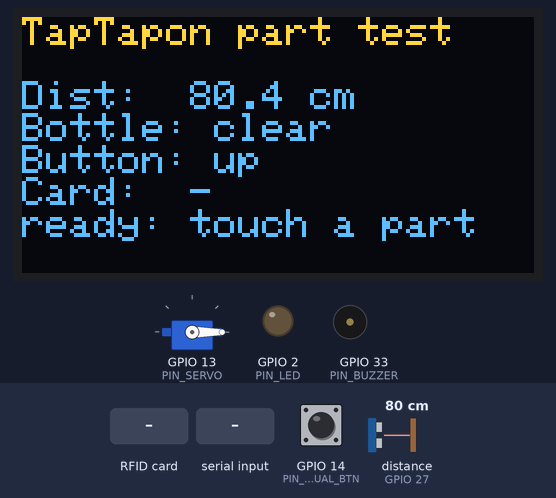
This sketch was run on a simulated ESP32. Shown: 128×64 one-colour display, servo, output pins drawn as LEDs (lit = HIGH), buzzer (waves = sounding). Wiring (inferred from the names in the program): ultrasonic range finder: trigger GPIO 26; echo GPIO 27; IR receiver: data GPIO 32. The test bench sets the inputs (shaded band); at power-on: GPIO 14 (PIN_RESIDUAL_BTN) HIGH, distance to the obstacle (sensor on GPIO 27) 80 cm. The echo pulse lasts 58.3 µs per cm; the OLED is the two-colour kind (top 16 rows yellow); pins used as bus, display or sensor lines are not drawn; what the sketch prints to the serial monitor is not drawn.

Above: at 1.9 s.
2.0 s: GPIO 14 (PIN_RESIDUAL_BTN) pulled LOW for 0.15 s
At 4.2 s:
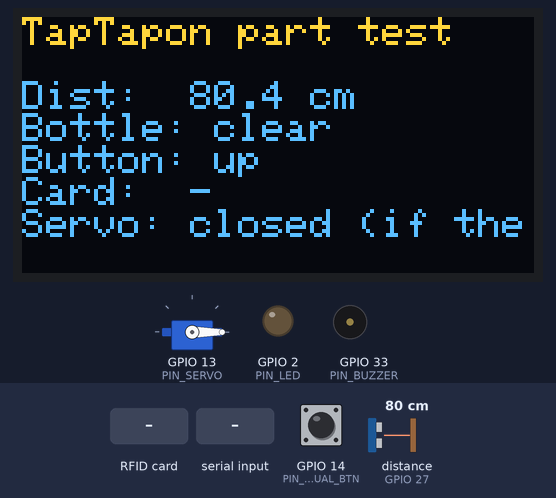
4.6 s: RFID card 5E 7A 19 C4 held to the reader
At 5.9 s:
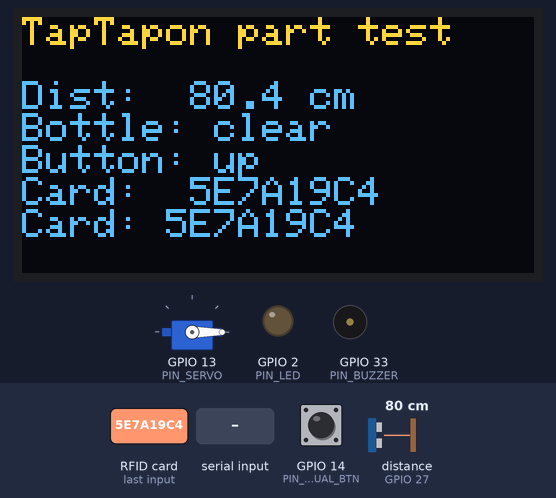
6.7 s: "b" received over Serial
At 8.0 s:
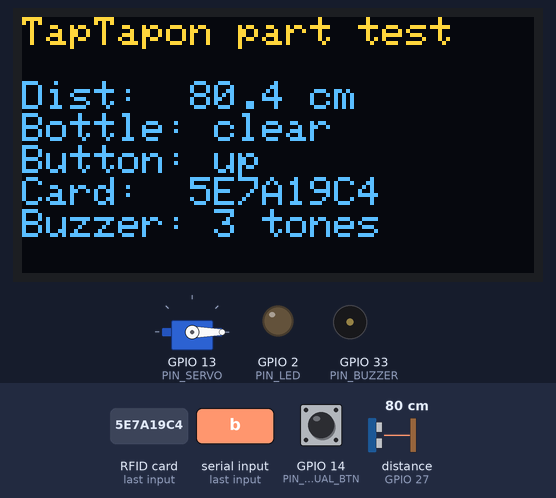
9.0 s: "l" received over Serial
At 11.0 s:
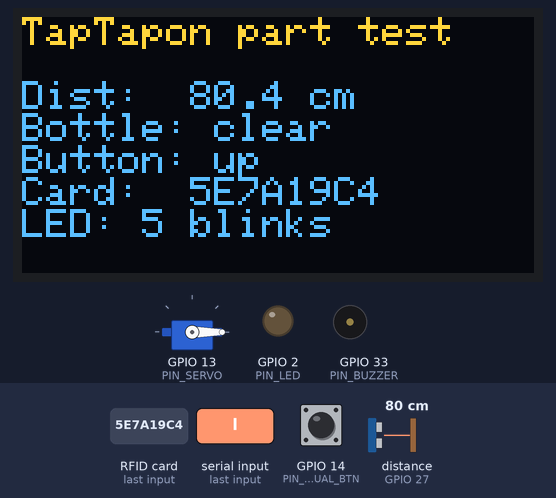
11.2 s: GPIO 14 (PIN_RESIDUAL_BTN) pulled LOW for 1 s
At 13.0 s:
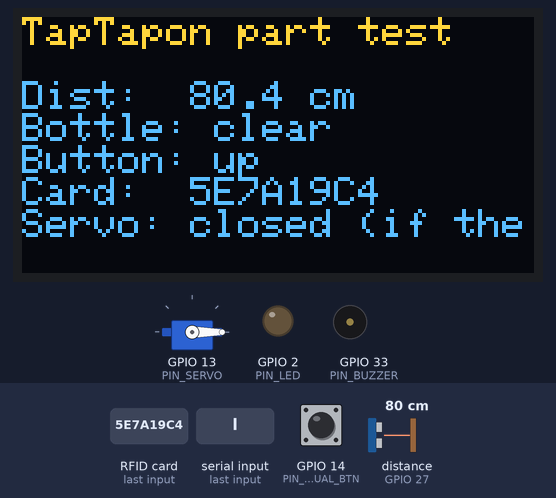
13.7 s: GPIO 14 (PIN_RESIDUAL_BTN) pulled LOW for 0.15 s
At 14.5 s:
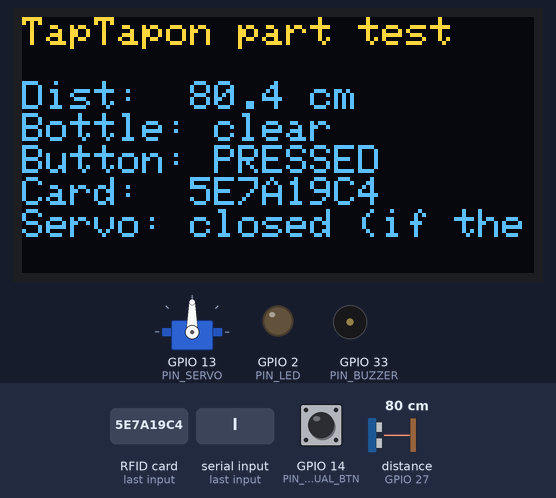
Timing chart, 0 to 16.7 s (numbered marks = the images above; inputs shaded):
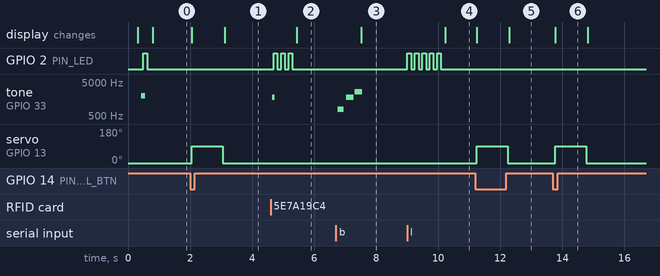

The sketch:

part_test.ino
```cpp
// TapTapon parts tester: checks each part on its own, no Wi-Fi or Firebase needed.
// Same pins as the real bin (CLAUDE.md §2), so the wiring you test here is the wiring you keep.
//
// The OLED is a live readout: distance, bottle sensor, button and the last RFID card.
// Touch the parts and watch the screen:
//   - hand in front of the HC-SR04   -> distance changes
//   - break the beam / press GPIO 32 -> short beep, "Bottle: DETECTED"
//   - press the residual button      -> servo opens 90 degrees for 1 s, then closes
//   - tap an RFID card               -> UID shown, beep + 3 LED blinks
// Serial Monitor (115200) shows the same, plus commands: b = buzzer, l = LED, s = servo.
//
// Libraries (Arduino IDE > Library Manager): ESP32Servo, MFRC522, Adafruit SSD1306 (installs Adafruit GFX too).
#include <SPI.h>
#include <Wire.h>
#include <MFRC522.h>
#include <ESP32Servo.h>
#include <Adafruit_GFX.h>
#include <Adafruit_SSD1306.h>

const int PIN_TRIG = 26, PIN_ECHO = 27;
const int PIN_SERVO = 13;
const int PIN_IR = 32;            // bottle sensor: break-beam, obstacle module, or a test button (LOW = detected)
const int PIN_LED = 2, PIN_BUZZER = 33;
const int PIN_RESIDUAL_BTN = 14;
const int PIN_RC522_SS = 5, PIN_RC522_RST = 15;  // SPI: SCK 18, MOSI 23, MISO 19
const int PIN_OLED_SDA = 21, PIN_OLED_SCL = 22;  // ESP32 default I2C pins

Adafruit_SSD1306 oled(128, 64, &Wire, -1);
MFRC522 rfid(PIN_RC522_SS, PIN_RC522_RST);
Servo flap;

bool haveOled = false, haveRfid = false;
byte rfidVersion = 0;
float distanceCm = -1;
String lastCard = "-", lastEvent = "ready";
int lastIr = HIGH, lastBtn = HIGH;
unsigned long lastMeasureAt = 0, lastDrawAt = 0;

void beep(int ms, int hz) {
  long halfUs = 500000L / hz;
  for (long t = 0; t < ms * 1000L; t += halfUs * 2) {
    digitalWrite(PIN_BUZZER, HIGH); delayMicroseconds(halfUs);
    digitalWrite(PIN_BUZZER, LOW);  delayMicroseconds(halfUs);
  }
}

void blink(int times) {
  for (int i = 0; i < times; i++) { digitalWrite(PIN_LED, HIGH); delay(120); digitalWrite(PIN_LED, LOW); delay(120); }
}

void event(const String& text) {
  lastEvent = text;
  Serial.println(text);
}

float readDistanceCm() {
  digitalWrite(PIN_TRIG, LOW);  delayMicroseconds(2);
  digitalWrite(PIN_TRIG, HIGH); delayMicroseconds(10);
  digitalWrite(PIN_TRIG, LOW);
  unsigned long us = pulseIn(PIN_ECHO, HIGH, 30000);
  return us ? us / 58.0 : -1;  // -1 = no echo
}

void openFlap() {
  event("Servo: open 90");
  flap.write(90);
  delay(1000);
  flap.write(0);
  event("Servo: closed (if the board reset, USB power is too weak)");
}

void checkCard() {
  if (!haveRfid || !rfid.PICC_IsNewCardPresent() || !rfid.PICC_ReadCardSerial()) return;
  String uid;
  for (byte i = 0; i < rfid.uid.size; i++) {
    if (rfid.uid.uidByte[i] < 0x10) uid += "0";
    uid += String(rfid.uid.uidByte[i], HEX);
  }
  uid.toUpperCase();
  rfid.PICC_HaltA();
  lastCard = uid;
  event("Card: " + uid);
  beep(80, 1800);
  blink(3);
}

void draw() {
  if (!haveOled) return;
  oled.clearDisplay();
  oled.setTextSize(1);
  oled.setTextColor(SSD1306_WHITE);
  oled.setCursor(0, 0);
  oled.println("TapTapon part test");
  oled.println();
  if (distanceCm < 0) oled.println("Dist:  no echo");
  else oled.printf("Dist:  %.1f cm\n", distanceCm);
  oled.printf("Bottle: %s\n", lastIr == LOW ? "DETECTED" : "clear");
  oled.printf("Button: %s\n", lastBtn == LOW ? "PRESSED" : "up");
  if (haveRfid) oled.printf("Card:  %s\n", lastCard.c_str());
  else oled.println("Card:  RC522 not found");
  oled.println(lastEvent.substring(0, 21));  // one line = 21 characters
  oled.display();
}

void setup() {
  Serial.begin(115200);
  delay(300);
  Serial.println("\nTapTapon parts tester");
  pinMode(PIN_TRIG, OUTPUT);
  pinMode(PIN_ECHO, INPUT);
  pinMode(PIN_IR, INPUT_PULLUP);
  pinMode(PIN_RESIDUAL_BTN, INPUT_PULLUP);
  pinMode(PIN_LED, OUTPUT);
  pinMode(PIN_BUZZER, OUTPUT);

  // OLED: list everything on the I2C bus first, so a wrong address or loose wire is obvious.
  Wire.begin(PIN_OLED_SDA, PIN_OLED_SCL);
  Serial.print("I2C devices found:");
  int found = 0;
  for (byte a = 1; a < 127; a++) {
    Wire.beginTransmission(a);
    if (Wire.endTransmission() == 0) { Serial.printf(" 0x%02X", a); found++; }
  }
  Serial.println(found ? "" : " none (check OLED wiring: SDA 21, SCL 22, VCC 3.3V)");
  haveOled = oled.begin(SSD1306_SWITCHCAPVCC, 0x3C);
  Serial.println(haveOled ? "OLED: OK" : "OLED: not found at 0x3C");

  // RFID: the version register reads 0x00 or 0xFF when the reader isn't wired right.
  SPI.begin();
  rfid.PCD_Init();
  rfidVersion = rfid.PCD_ReadRegister(MFRC522::VersionReg);
  haveRfid = rfidVersion != 0x00 && rfidVersion != 0xFF;
  Serial.printf("RC522: version 0x%02X %s\n", rfidVersion, haveRfid ? "OK" : "(not found: check wiring, 3.3V, soldering)");

  flap.setPeriodHertz(50);
  flap.attach(PIN_SERVO, 500, 2400);
  flap.write(0);

  beep(100, 2000);
  blink(1);
  event("ready: touch a part");
  Serial.println("Commands: b = buzzer, l = LED, s = servo");
}

void loop() {
  if (millis() - lastMeasureAt > 250) {
    lastMeasureAt = millis();
    distanceCm = readDistanceCm();
  }

  int ir = digitalRead(PIN_IR);
  if (ir == LOW && lastIr == HIGH) { event("Bottle sensor: DETECTED"); beep(40, 3000); }
  lastIr = ir;

  int btn = digitalRead(PIN_RESIDUAL_BTN);
  if (btn == LOW && lastBtn == HIGH) { lastBtn = btn; draw(); openFlap(); }
  lastBtn = digitalRead(PIN_RESIDUAL_BTN);

  checkCard();

  if (Serial.available()) {
    char c = tolower(Serial.read());
    if (c == 'b') { event("Buzzer: 3 tones"); beep(200, 800); delay(80); beep(200, 1800); delay(80); beep(200, 2600); }
    else if (c == 'l') { event("LED: 5 blinks"); blink(5); }
    else if (c == 's') openFlap();
  }

  if (millis() - lastDrawAt > 200) {
    lastDrawAt = millis();
    draw();
  }
}
```

Measured:
- after the input at 2.0 s, servo on GPIO 13 (PIN_SERVO): 0° → 90° after 0.06 s, → 0° 1.0 s later; the display: first changes after 0.06 s (image 1 shows a later state)
- after the input at 4.6 s, GPIO 2 (PIN_LED): alternates HIGH for 0.12 s and LOW for 0.12 s, 6 changes in all, then stays LOW, starting after 0.10 s; tone on GPIO 33 (PIN_BUZZER): silent → 1779 Hz after 0.06 s, → silent 0.08 s later; the display: changes after 0.84 s (image 2)
- after the input at 6.7 s, tone on GPIO 33 (PIN_BUZZER): plays 795 Hz for 0.20 s, 1779 Hz for 0.24 s, 2551 Hz for 0.24 s, starting after 0.05 s; the display: changes after 0.81 s (image 3)
- after the input at 9.0 s, GPIO 2 (PIN_LED): alternates HIGH for 0.12 s and LOW for 0.12 s, 10 changes in all, then stays LOW, starting at once; the display: changes after 1.2 s (image 4)
- after the input at 11.2 s, servo on GPIO 13 (PIN_SERVO): 0° → 90° at once, → 0° 1.0 s later; the display: first changes at once (image 5 shows a later state)
- after the input at 13.7 s, servo on GPIO 13 (PIN_SERVO): 0° → 90° after 0.07 s, → 0° 1.0 s later; the display: changes after 0.07 s (image 6)
